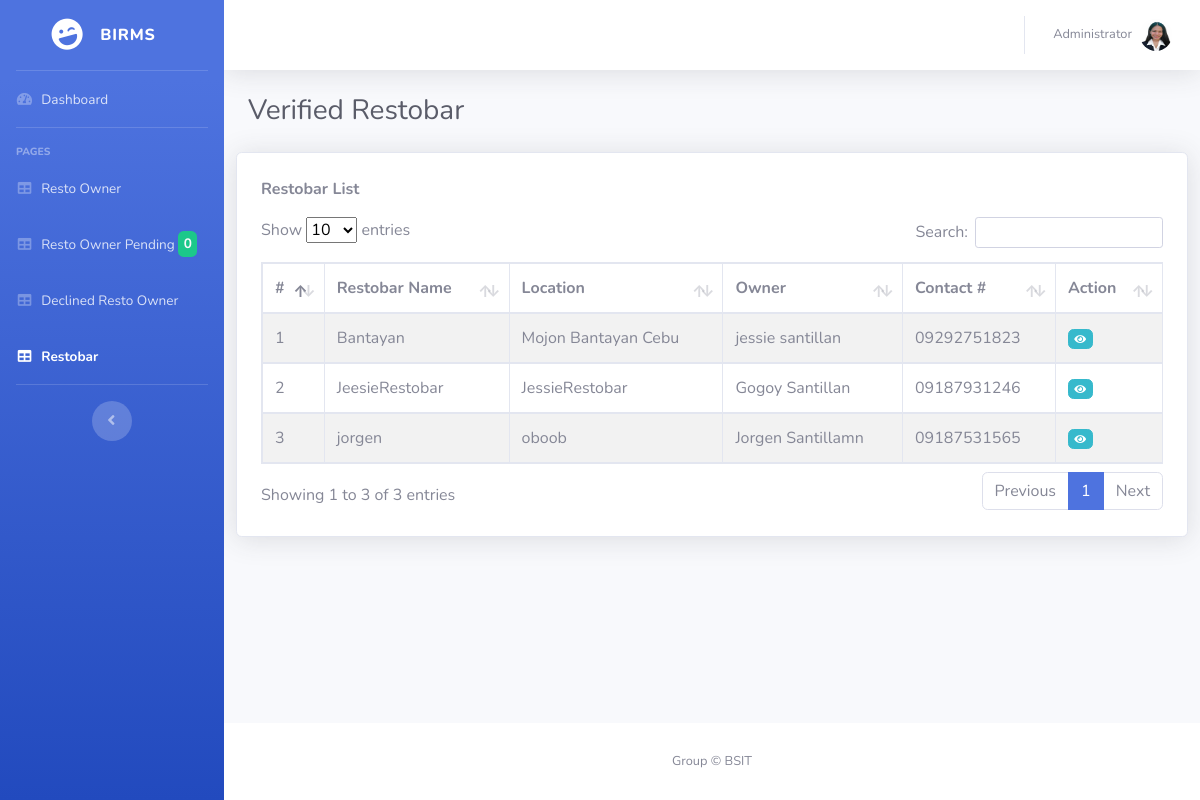
The app's page /admin/restobar.php (signed in) with its own data.
### tables this page shows
CREATE TABLE `restobar` (
  `resto_id` int(11) NOT NULL,
  `owner_id` varchar(50) NOT NULL,
  `resto_name` varchar(100) NOT NULL,
  `resto_photo` varchar(255) NOT NULL
);

CREATE TABLE `owner` (
  `id` int(11) NOT NULL,
  `owner_id` varchar(50) NOT NULL,
  `firstname` varchar(100) NOT NULL,
  `middlename` varchar(100) DEFAULT NULL,
  `lastname` varchar(100) NOT NULL,
  `email` varchar(100) NOT NULL,
  `password` varchar(100) NOT NULL,
  `contact_num` varchar(11) NOT NULL,
  `address` varchar(100) NOT NULL,
  `profile` varchar(250) DEFAULT NULL,
  `status` int(11) NOT NULL
);

### inc/function.php (called while the page is built, shortened)
<?php
    class Connection{
        public $host = "localhost";
        public $user = "u510162695_birms_db";
        public $password = "1Birms_db";
        public $db_name = "u510162695_birms_db";
        public function __construct(){
            $this->conn = mysqli_connect($this->host, $this->user, $this->password, $this->db_name);
        }
    }
    class dataOperation extends Connection{
        public function displayPOCnt(){
            $sql = mysqli_query($this->conn, "SELECT COUNT(*) AS pending FROM owner WHERE status=0");
            $array = array();
            $cnt = mysqli_fetch_assoc($sql);
            $array[] = $cnt;
            return $array;
        }
        public function displayRestobar(){
            $sql = mysqli_query($this->conn, "SELECT * FROM owner INNER JOIN restobar ON owner.owner_id = restobar.owner_id
            WHERE owner.status = 1");
            $array = array();
            while($row = mysqli_fetch_assoc($sql)){
                $array[] = $row;
            }
            return $array;
        }
    }
    $oop = new dataOperation;

### admin/restobar.php (the view, shortened to what this page needs)
<?php
require_once('../inc/function.php');
?>
<!DOCTYPE html>
<html lang="en">
<head>
    <link href="../vendor/fontawesome-free/css/all.min.css" rel="stylesheet" type="text/css">
    <link href="../css/sb-admin-2.min.css" rel="stylesheet">
    <link href="../css/datatables.min.css" rel="stylesheet">
</head>
<body id="page-top">
    <div id="wrapper">
        <ul class="navbar-nav bg-gradient-primary sidebar sidebar-dark accordion" id="accordionSidebar">
            <a class="sidebar-brand d-flex align-items-center justify-content-center" href="#">
                <div class="sidebar-brand-icon rotate-n-15">
                    <i class="fas fa-laugh-wink"></i>
                </div>
                <div class="sidebar-brand-text mx-3">BIRMS</div>
            </a>
            <hr class="sidebar-divider my-0">
            <li class="nav-item ">
                <a class="nav-link" href="index.php">
                    <i class="fas fa-fw fa-tachometer-alt"></i>
                    <span>Dashboard</span></a>
            </li>
            <hr class="sidebar-divider">
            <div class="sidebar-heading">
                Pages
            </div>
            <li class="nav-item">
                <a class="nav-link" href="resto_owner.php">
                    <i class="fas fa-fw fa-table"></i>
                    <span>Resto Owner</span></a>
            </li>
             <li class="nav-item">
                <a class="nav-link" href="resto_pending.php">
                    <i class="fas fa-fw fa-table"></i>
                    <span>Resto Owner Pending <span class="badge bg-success text-light">
                    <?php
                        $myrow = $oop->displayPOCnt();
                        foreach($myrow as $row){
                            echo $row['pending'];
                        }
                        ?>
                    </span></span></a>
            </li>
             <li class="nav-item ">
                <a class="nav-link" href="declined_owner.php">
                    <i class="fas fa-fw fa-table"></i>
                    <span>Declined Resto Owner</span></a>
            </li>
           <li class="nav-item active">
                <a class="nav-link" href="restobar.php">
                    <i class="fas fa-fw fa-table"></i>
                    <span>Restobar</span></a>
            </li>
            <hr class="sidebar-divider d-none d-md-block">
            <div class="text-center d-none d-md-inline">
                <button class="rounded-circle border-0" id="sidebarToggle"></button>
            </div>
        </ul>
        <div id="content-wrapper" class="d-flex flex-column">
            <div id="content">
                <nav class="navbar navbar-expand navbar-light bg-white topbar mb-4 static-top shadow">
                    <ul class="navbar-nav ml-auto">
                        <li class="nav-item dropdown no-arrow">
                            <a class="nav-link dropdown-toggle" href="#" id="userDropdown" role="button"
                                data-toggle="dropdown" aria-haspopup="true" aria-expanded="false">
                                <span class="mr-2 d-none d-lg-inline text-gray-600 small">Administrator</span>
                                <img class="img-profile rounded-circle"
                                    src="../img/shanine.jpg.jpg">
                            </a>
                        </li>
                    </ul>
                </nav>
                <div class="container-fluid">
                    <div class="d-sm-flex align-items-center justify-content-between mb-4">
                        <h1 class="h3 mb-0 text-gray-800">Verified Restobar</h1>
                    </div>
                    <div class="row">
                        <div class="card shadow mb-4 p-4 w-100">
                            <p><strong>Restobar List</strong></p>
                            <div class="data_table">
                                <table id="dashprint" class="table table-striped table-bordered">
                                    <thead class="table">
                                        <tr>
                                            <th>#</th>
                                            <th>Restobar Name</th>
                                            <th>Location</th>
                                            <th>Owner</th>
                                            <th>Contact #</th>
                                            <th >Action</th>
                                        </tr>
                                    </thead>
                                    <tbody>
                                        <?php
                                        $myrow = $oop->displayRestobar();
                                        $g = 1;
                                        foreach($myrow as $row){
                                            ?>
                                            <tr>
                                                <td><?=$g++?></td>
                                                <td><?=$row['resto_name']?></td>
                                                <td><?=$row['address']?></td>
                                                <td><?=$row['firstname'] ." ".$row['lastname']?></td>
                                                <td><?=$row['contact_num']?></td>
                                                <td>
                                                    <a href="#" data-toggle="modal" data-target="#viewModal<?=$row['id']?>" class="btn btn-info badge"><i class="fas fa-eye fa-sm fa-fw"></i></a>
                                                </td>
                                            </tr>
                                             <div class="modal fade" id="deleteModal<?=$row['id']?>" tabindex="-1" role="dialog" aria-labelledby="exampleModalLabel" aria-hidden="true">
                                            <?php
                                        }
                                        ?>
                                    </tbody>
                                </table>
                            </div>
                        </div>
                    </div>
                </div>
            </div>
            <footer class="sticky-footer bg-white">
                <div class="container my-auto">
                    <div class="copyright text-center my-auto">
                        <span>Group &copy; BSIT</span>
                    </div>
                </div>
            </footer>
        </div>
    </div>
</body>
</html>

### records on screen
restobar: resto_name "Bantayan", owner.address "Mojon Bantayan Cebu", owner.firstname "jessie", owner.lastname "santillan", owner.contact_num "09292751823"
restobar: resto_name "JeesieRestobar", owner.address "JessieRestobar", owner.firstname "Gogoy", owner.lastname "Santillan", owner.contact_num "09187931246"
restobar: resto_name "jorgen", owner.address "oboob", owner.firstname "Jorgen", owner.lastname "Santillamn", owner.contact_num "09187531565"

### other values on screen
$row['pending'] "0"
